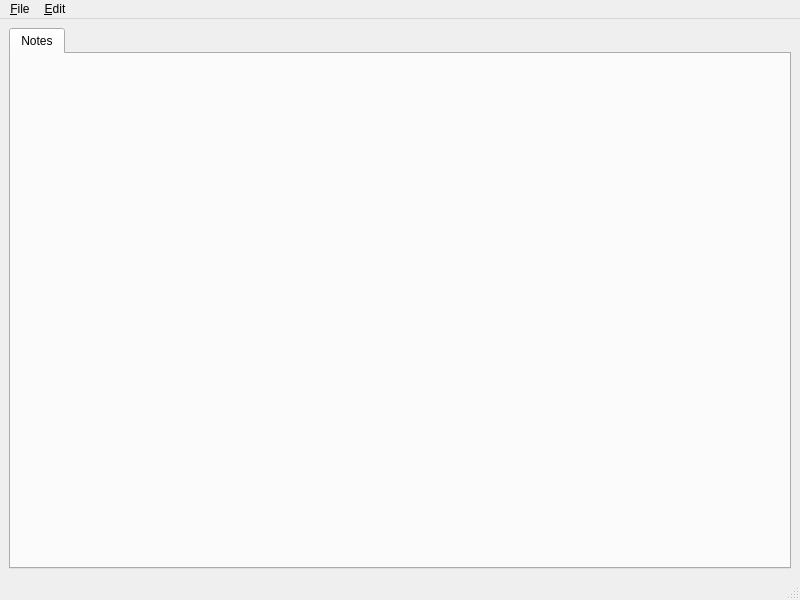
<?xml version="1.0" encoding="UTF-8"?>
<ui version="4.0">
 <class>mainWindow</class>
 <widget class="QMainWindow" name="mainWindow">
  <property name="geometry">
   <rect>
    <x>0</x>
    <y>0</y>
    <width>800</width>
    <height>600</height>
   </rect>
  </property>
  <property name="windowTitle">
   <string>MainWindow</string>
  </property>
  <widget class="QWidget" name="centralwidget">
   <layout class="QVBoxLayout" name="verticalLayout">
    <item>
     <widget class="QTabWidget" name="tabWidget">
      <property name="currentIndex">
       <number>0</number>
      </property>
      <widget class="QWidget" name="notesTab">
       <attribute name="title">
        <string>Notes</string>
       </attribute>
       <layout class="QVBoxLayout" name="verticalLayout_4">
        <property name="leftMargin">
         <number>0</number>
        </property>
        <property name="topMargin">
         <number>0</number>
        </property>
        <property name="rightMargin">
         <number>0</number>
        </property>
        <property name="bottomMargin">
         <number>0</number>
        </property>
        <item>
         <widget class="NotesWidget" name="notesWidget" native="true"/>
        </item>
       </layout>
      </widget>
     </widget>
    </item>
   </layout>
  </widget>
  <widget class="QMenuBar" name="menubar">
   <property name="geometry">
    <rect>
     <x>0</x>
     <y>0</y>
     <width>800</width>
     <height>22</height>
    </rect>
   </property>
   <widget class="QMenu" name="menuFile">
    <property name="title">
     <string>&amp;File</string>
    </property>
    <addaction name="actionSave_data"/>
    <addaction name="actionExit"/>
   </widget>
   <widget class="QMenu" name="menuEdit">
    <property name="title">
     <string>&amp;Edit</string>
    </property>
    <addaction name="actionUndo"/>
    <addaction name="actionRedo"/>
    <addaction name="separator"/>
    <addaction name="actionOptions"/>
   </widget>
   <addaction name="menuFile"/>
   <addaction name="menuEdit"/>
  </widget>
  <widget class="QStatusBar" name="statusbar"/>
  <action name="actionExit">
   <property name="text">
    <string>&amp;Exit</string>
   </property>
  </action>
  <action name="actionOptions">
   <property name="text">
    <string>&amp;Options</string>
   </property>
  </action>
  <action name="actionUndo">
   <property name="text">
    <string>&amp;Undo</string>
   </property>
  </action>
  <action name="actionRedo">
   <property name="text">
    <string>&amp;Redo</string>
   </property>
  </action>
  <action name="actionSave_data">
   <property name="text">
    <string>&amp;Save data</string>
   </property>
   <property name="shortcut">
    <string>Ctrl+S</string>
   </property>
  </action>
 </widget>
 <customwidgets>
  <customwidget>
   <class>NotesWidget</class>
   <extends>QWidget</extends>
   <header>worklog.gui.widget.noteswidget</header>
   <container>1</container>
  </customwidget>
 </customwidgets>
 <resources/>
 <connections>
  <connection>
   <sender>actionExit</sender>
   <signal>triggered()</signal>
   <receiver>mainWindow</receiver>
   <slot>closeApplication()</slot>
   <hints>
    <hint type="sourcelabel">
     <x>-1</x>
     <y>-1</y>
    </hint>
    <hint type="destinationlabel">
     <x>399</x>
     <y>299</y>
    </hint>
   </hints>
  </connection>
 </connections>
 <slots>
  <slot>closeApplication()</slot>
 </slots>
</ui>
